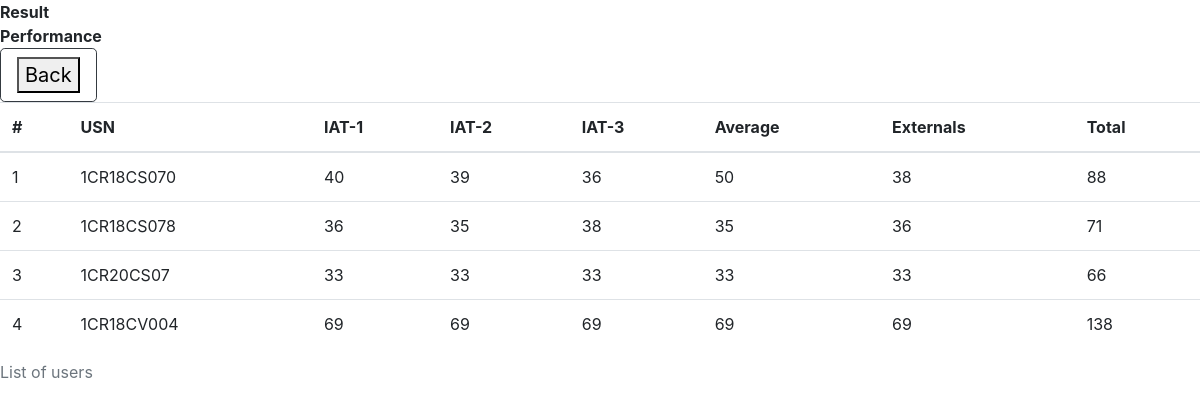
Screenshot of /performance with the database file from the repository.
### tables this page shows
CREATE TABLE performance(usn TEXT PRIMARY KEY,
     iat1 INTEGER,
     iat2 INTEGER,
     iat3 INTEGER,
     AVG INTEGER,
     external INTEGER,
     total INTEGER,
     foreign key (usn) references student(usn) ON DELETE CASCADE);

### home.py (the view)
@app.route('/performance')
def performance():
	lst=check_marks()
	return render_template('performance.html',data=lst,lenght=len(lst))

### backend.py (called while the page is built)
def check_marks():
    con=sqlite3.connect("student.db")
    cur=con.cursor()
    cur.execute("SELECT * FROM performance")
    rows=cur.fetchall()
    con.close()
    return rows

### templates/performance.html (shortened to what this page needs)
<!DOCTYPE html>
<html>
<head><link rel="stylesheet" href="https://cdn.jsdelivr.net/npm/bootstrap@4.5.3/dist/css/bootstrap.min.css">
</head>
<body>
<div><strong>Result</strong></div>
<div><strong>Performance</strong></div>
<a href="/moderator_section" class="btn btn-outline-dark btn-lg"> <button>Back</button></a>
<table class="table">
  <caption>List of users</caption>
  <thead>
    <tr>
      <th scope="col">#</th>
      <th scope="col">USN</th>
      <th scope="col">IAT-1</th>
      <th scope="col">IAT-2</th>
      <th scope="col">IAT-3</th>
      <th scope="col">Average</th>
      <th scope="col">Externals</th>
      <th scope="col">Total</th>
    </tr>
  </thead>
  <tbody>
    <tr>
      {% for j in range(lenght) %}
        <tr>
          <td>{{j+1}}</td>
        {% for i in range(7)%}
          <td>{{data[j][i]}}</td>
        {%endfor%}
        </tr>
      {% endfor %}
    </tr>
  </tbody>
</table>
</body>
</html>

### rows the page displays
performance: usn "1CR18CS070" "40" "39" "36" "50" "38" "88"
performance: usn "1CR18CS078" "36" "35" "38" "35" "36" "71"
performance: usn "1CR20CS07" "33" "33" "33" "33" "33" "66"
performance: usn "1CR18CV004" "69" "69" "69" "69" "69" "138"

### other values shown
{{ j+1 }} "1" "2" "3" "4"
